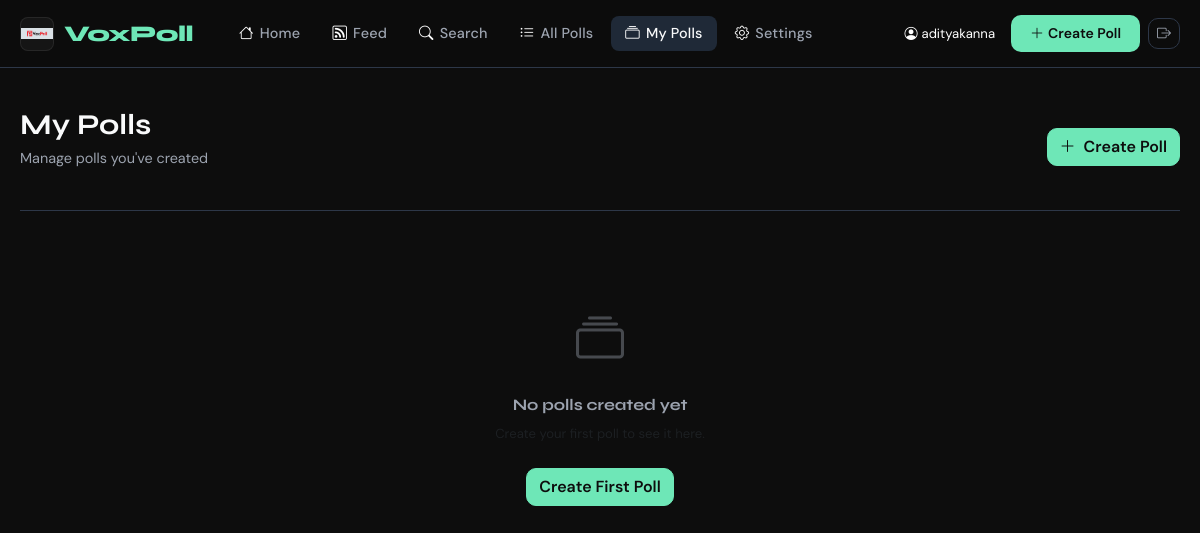
/polls/my/ (signed in), run on an earlier commit of the app's database.
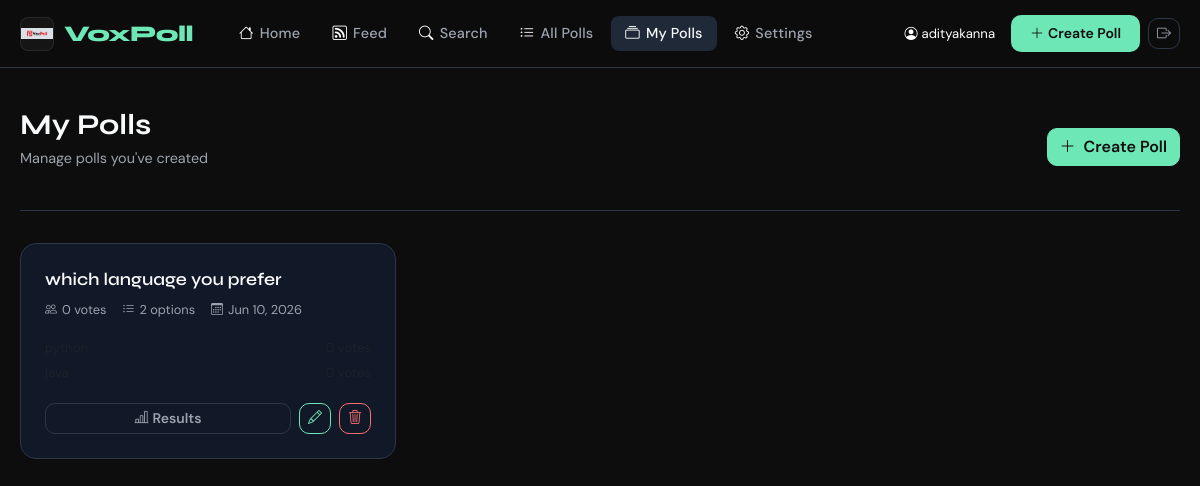
And on a later commit of the database.
### polls/models.py (models this page shows, shortened)
class Poll(models.Model):
    question = models.CharField(max_length=500)
    description = models.TextField(blank=True, null=True)
    created_by = models.ForeignKey(User, on_delete=models.CASCADE, related_name='polls', null=True, blank=True)
    created_by_organization = models.ForeignKey('organizations.Organization', on_delete=models.CASCADE, related_name='polls', null=True, blank=True)
    created_at = models.DateTimeField(auto_now_add=True)
    updated_at = models.DateTimeField(auto_now=True)
    expires_at = models.DateTimeField(null=True, blank=True)
    is_closed = models.BooleanField(default=False)
    class Meta:
        ordering = ['-created_at']
    def total_votes(self):
        return Vote.objects.filter(poll=self).count()

### polls/views.py (the view)
# urls.py: path('polls/my/', views.my_polls_view, name='my_polls'),
@login_required
def my_polls_view(request):
    polls = Poll.objects.filter(created_by=request.user).prefetch_related('options', 'votes')
    poll_data = []
    for poll in polls:
        poll_data.append({
            'poll': poll,
            'total_votes': poll.total_votes(),
        })
    return render(request, 'polls/my_polls.html', {'poll_data': poll_data})

### accounts/privacy.py (called while the page is built)
    def __call__(self, request):
        request.can_view_profile = self.can_view_profile
        request.can_view_followers = self.can_view_followers
        request.can_view_following = self.can_view_following
        request.can_view_voting_activity = self.can_view_voting_activity
        response = self.get_response(request)
        return response

### polls/models.py (called while the page is built)
    def vote_count(self):
        return Vote.objects.filter(option=self).count()

### templates/polls/my_polls.html (shortened to what this page needs)
{% extends 'base.html' %}
{% block content %}
<div class="page-header d-flex align-items-center justify-content-between flex-wrap gap-3">
    <div>
        <h1 class="page-title">My Polls</h1>
        <p class="page-subtitle">Manage polls you've created</p>
    </div>
    <a href="{% url 'create_poll' %}" class="btn btn-primary">
        <i class="bi bi-plus-lg me-2"></i>Create Poll
    </a>
</div>
{% if poll_data %}
<div class="row g-3">
    {% for item in poll_data %}
    <div class="col-md-6 col-xl-4">
        <div class="poll-card h-100 d-flex flex-column">
            <div class="poll-question mb-2">{{ item.poll.question }}</div>
            <div class="poll-meta mb-3">
                <span class="poll-meta-item"><i class="bi bi-people"></i>{{ item.total_votes }} vote{{ item.total_votes|pluralize }}</span>
                <span class="poll-meta-item"><i class="bi bi-list-ul"></i>{{ item.poll.options.count }} options</span>
                <span class="poll-meta-item"><i class="bi bi-calendar3"></i>{{ item.poll.created_at|date:"M d, Y" }}</span>
            </div>
            <div class="mb-3">
                {% for option in item.poll.options.all|slice:":3" %}
                <div class="d-flex align-items-center justify-content-between mb-1">
                    <span class="text-muted small">{{ option.option_text }}</span>
                    <span class="text-muted small">{{ option.vote_count }} vote{{ option.vote_count|pluralize }}</span>
                </div>
                {% endfor %}
            </div>
            <div class="d-flex gap-2 mt-auto">
                <a href="{% url 'results' item.poll.id %}" class="btn btn-outline-secondary btn-sm flex-grow-1">
                    <i class="bi bi-bar-chart-line me-1"></i>Results
                </a>
                <a href="{% url 'edit_poll' item.poll.id %}" class="btn btn-outline-primary btn-sm">
                    <i class="bi bi-pencil"></i>
                </a>
                <button class="btn btn-outline-danger btn-sm"
                        onclick="confirmDelete({{ item.poll.id }}, '{{ item.poll.question|escapejs }}')"
                        title="Delete poll">
                    <i class="bi bi-trash3"></i>
                </button>
            </div>
        </div>
    </div>
    {% endfor %}
</div>
{% else %}
<div class="empty-state">
    <div class="empty-state-icon"><i class="bi bi-collection"></i></div>
    <h5>No polls created yet</h5>
    <p class="text-muted small">Create your first poll to see it here.</p>
    <a href="{% url 'create_poll' %}" class="btn btn-primary mt-2">Create First Poll</a>
</div>
{% endif %}
{% endblock %}

### templates/base.html (shortened to what this page needs)
{% load static %}
<!DOCTYPE html>
<html lang="en">
<head>
    <link href="https://cdnjs.cloudflare.com/ajax/libs/bootstrap/5.3.2/css/bootstrap.min.css" rel="stylesheet">
    <link href="https://cdnjs.cloudflare.com/ajax/libs/bootstrap-icons/1.11.3/font/bootstrap-icons.min.css" rel="stylesheet">
</head>
<body>
<nav class="navbar navbar-expand-lg">
    <div class="container">
        <a class="navbar-brand" href="{% url 'home' %}">
            <img src="{% static 'images/Screenshot 2026-06-10 033505.png' %}" alt="VoxPoll logo" class="site-logo">
            <span>Vox<span>Poll</span></span>
        </a>
        <div class="collapse navbar-collapse" id="navMenu">
            {% if user.is_authenticated %}
            <ul class="navbar-nav me-auto ms-3 gap-1">
                <li class="nav-item">
                    <a class="nav-link {% if request.resolver_match.url_name == 'dashboard' %}active{% endif %}" href="{% url 'dashboard' %}">
                        <i class="bi bi-house"></i>Home
                    </a>
                </li>
                <li class="nav-item">
                    <a class="nav-link {% if request.resolver_match.url_name == 'feed' %}active{% endif %}" href="{% url 'feed' %}">
                        <i class="bi bi-rss"></i>Feed
                    </a>
                </li>
                <li class="nav-item">
                    <a class="nav-link {% if request.resolver_match.url_name == 'search' %}active{% endif %}" href="{% url 'search' %}">
                        <i class="bi bi-search"></i>Search
                    </a>
                </li>
                <li class="nav-item">
                    <a class="nav-link {% if request.resolver_match.url_name == 'poll_list' %}active{% endif %}" href="{% url 'poll_list' %}">
                        <i class="bi bi-list-ul"></i>All Polls
                    </a>
                </li>
                <li class="nav-item">
                    <a class="nav-link {% if request.resolver_match.url_name == 'my_polls' %}active{% endif %}" href="{% url 'my_polls' %}">
                        <i class="bi bi-collection"></i>My Polls
                    </a>
                </li>
                <li class="nav-item">
                    <a class="nav-link {% if request.resolver_match.url_name == 'settings' %}active{% endif %}" href="{% url 'settings' %}">
                        <i class="bi bi-gear"></i>Settings
                    </a>
                </li>
            </ul>
            {% endif %}
            <div class="d-flex align-items-center gap-2">
                {% if user.is_authenticated %}
                <span class="text-muted small me-2" style="color: white !important;">
                    <i class="bi bi-person-circle me-1" style="color: white;"></i>{{ user.username }}
                </span>
                <a href="{% url 'create_poll' %}" class="btn btn-nav-cta btn-sm">
                    <i class="bi bi-plus-lg me-1"></i>Create Poll
                </a>
                <a href="{% url 'logout' %}" class="btn btn-outline-secondary btn-sm">
                    <i class="bi bi-box-arrow-right"></i>
                </a>
                {% endif %}
            </div>
        </div>
    </div>
</nav>
<div class="{% if user.is_authenticated %}main-content{% else %}main-content{% endif %}">
    <div class="container">
        {% block content %}{% endblock %}
    </div>
</div>
</body>
</html>

### templates/base.html (style rules this page uses)
:root { --brand: #0D0D0D; --accent: #6EE7B7; --accent2: #38BDF8; --surface: #111827; --surface2: #1F2937; --surface3: #374151; --border: #2D3748; --text: #F9FAFB; --text-muted: #9CA3AF; --danger: #F87171; --warning: #FBBF24; --success: #6EE7B7; --card-radius: 16px; --nav-h: 68px; }
* { box-sizing: border-box; }
html { scroll-behavior: smooth; }
body { background: var(--brand); color: var(--text); font-family: 'DM Sans', sans-serif; font-size: 15px; line-height: 1.6; min-height: 100vh; overflow-x: hidden; }
img, picture, video, iframe, svg { max-width: 100%; height: auto; }
.container { width: 100%; max-width: 1400px; margin: 0 auto; padding: 0 20px; }
.card, .poll-card, .stat-card, .auth-form-container, .auth-sidebar-content { min-width: 0; word-wrap: break-word; }
h1, h2, h3, h4, h5, h6, .display-font { font-family: 'Syne', sans-serif; font-weight: 700; }
.navbar { background: rgba(13,13,13,0.95); backdrop-filter: blur(20px); border-bottom: 1px solid var(--border); height: var(--nav-h); position: sticky; top: 0; z-index: 1000; }
.navbar-brand { font-family: 'Syne', sans-serif; font-weight: 800; font-size: 1.4rem; color: var(--text) !important; letter-spacing: -0.5px; display: inline-flex; align-items: center; gap: 10px; }
.navbar-brand img.site-logo { width: 34px; height: 34px; object-fit: contain; border-radius: 8px; border: 1px solid rgba(255,255,255,0.08); background: rgba(255,255,255,0.04); }
.navbar-brand span { color: var(--accent); }
.nav-link { color: var(--text-muted) !important; font-weight: 500; font-size: 0.9rem; padding: 6px 14px !important; border-radius: 8px; transition: all 0.2s; letter-spacing: 0.2px; }
.nav-link:hover, .nav-link.active { color: var(--text) !important; background: var(--surface2); }
.nav-link i { margin-right: 6px; color: white; }
.text-muted.small.me-2 { color: white; }
.btn-nav-cta { background: var(--accent); color: #0D0D0D !important; font-weight: 700; border-radius: 8px; padding: 7px 18px !important; font-size: 0.875rem; transition: all 0.2s; }
.main-content { padding: 40px 0 80px; min-height: calc(100vh - var(--nav-h)); }
.poll-card { background: var(--surface); border: 1px solid var(--border); border-radius: var(--card-radius); padding: 24px; transition: all 0.25s cubic-bezier(0.4,0,0.2,1); position: relative; overflow: hidden; }
.poll-card::before { content: ''; position: absolute; top: 0; left: 0; right: 0; height: 3px; background: linear-gradient(90deg, var(--accent), var(--accent2)); opacity: 0; transition: opacity 0.25s; }
.poll-question { font-family: 'Syne', sans-serif; font-size: 1.1rem; font-weight: 600; margin-bottom: 12px; line-height: 1.4; }
.poll-meta { display: flex; gap: 16px; flex-wrap: wrap; margin-bottom: 20px; }
.poll-meta-item { font-size: 0.8rem; color: var(--text-muted); display: flex; align-items: center; gap: 5px; }
.poll-meta-item i { font-size: 0.75rem; }
.btn { font-family: 'DM Sans', sans-serif; font-weight: 600; border-radius: 10px; transition: all 0.2s; }
.btn-primary { background: var(--accent); border-color: var(--accent); color: #0D0D0D; }
.btn-outline-primary { border-color: var(--accent); color: var(--accent); }
.btn-outline-secondary { border-color: var(--border); color: var(--text-muted); }
.btn-outline-danger { border-color: var(--danger); color: var(--danger); }
.page-header { margin-bottom: 32px; padding-bottom: 24px; border-bottom: 1px solid var(--border); }
.page-title { font-size: 1.8rem; margin-bottom: 4px; }
.page-subtitle { color: var(--text-muted); font-size: 0.9rem; }

What changed in the data, as far as the page shows it:
added Poll: poll.question "which language you prefer", total_votes "0", poll.options.count "2", poll.created_at "Jun 10, 2026"
Also different on the page:
text no longer shown: "No polls created yet Create First Poll"
